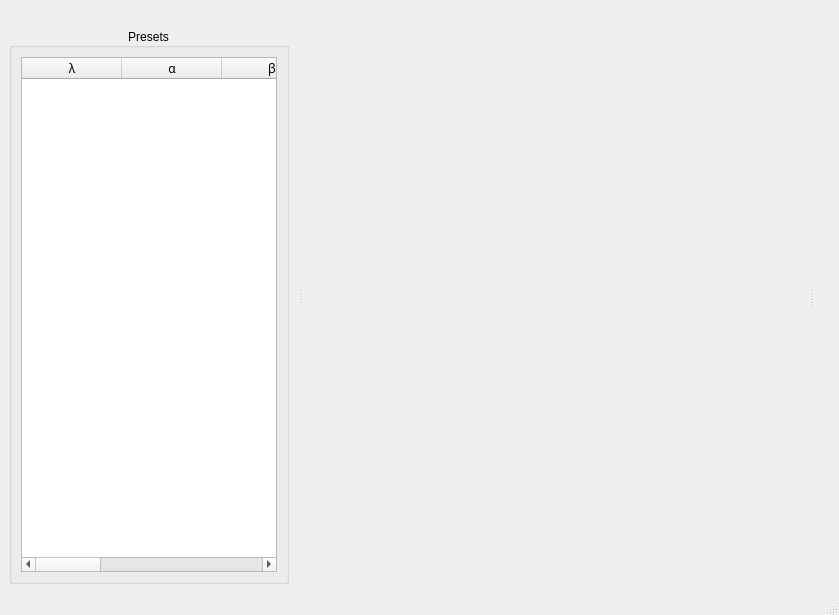
<?xml version="1.0" encoding="UTF-8"?>
<ui version="4.0">
 <class>MainWindow</class>
 <widget class="QMainWindow" name="MainWindow">
  <property name="geometry">
   <rect>
    <x>0</x>
    <y>0</y>
    <width>839</width>
    <height>615</height>
   </rect>
  </property>
  <property name="windowTitle">
   <string>Symmetric Icons</string>
  </property>
  <widget class="QWidget" name="centralwidget">
   <layout class="QHBoxLayout" name="horizontalLayout"/>
  </widget>
  <widget class="QMenuBar" name="menubar">
   <property name="geometry">
    <rect>
     <x>0</x>
     <y>0</y>
     <width>839</width>
     <height>21</height>
    </rect>
   </property>
  </widget>
  <widget class="QStatusBar" name="statusbar"/>
  <widget class="QDockWidget" name="dockPreset">
   <property name="features">
    <set>QDockWidget::NoDockWidgetFeatures</set>
   </property>
   <property name="allowedAreas">
    <set>Qt::LeftDockWidgetArea</set>
   </property>
   <attribute name="dockWidgetArea">
    <number>1</number>
   </attribute>
   <widget class="QWidget" name="dockWidgetContents">
    <layout class="QHBoxLayout" name="horizontalLayout_2">
     <item>
      <widget class="QGroupBox" name="groupBox">
       <property name="title">
        <string>Presets</string>
       </property>
       <property name="alignment">
        <set>Qt::AlignCenter</set>
       </property>
       <property name="flat">
        <bool>false</bool>
       </property>
       <layout class="QVBoxLayout" name="verticalLayout">
        <item>
         <widget class="QTableWidget" name="presetTab">
          <property name="font">
           <font>
            <family>Courier 10 Pitch</family>
            <pointsize>9</pointsize>
           </font>
          </property>
          <attribute name="horizontalHeaderVisible">
           <bool>true</bool>
          </attribute>
          <attribute name="horizontalHeaderDefaultSectionSize">
           <number>100</number>
          </attribute>
          <attribute name="verticalHeaderVisible">
           <bool>false</bool>
          </attribute>
          <column>
           <property name="text">
            <string>λ</string>
           </property>
          </column>
          <column>
           <property name="text">
            <string>α</string>
           </property>
          </column>
          <column>
           <property name="text">
            <string>β</string>
           </property>
          </column>
          <column>
           <property name="text">
            <string>γ</string>
           </property>
          </column>
          <column>
           <property name="text">
            <string>ω</string>
           </property>
          </column>
          <column>
           <property name="text">
            <string>sym</string>
           </property>
          </column>
          <column>
           <property name="text">
            <string>scale</string>
           </property>
          </column>
         </widget>
        </item>
       </layout>
      </widget>
     </item>
    </layout>
   </widget>
  </widget>
  <widget class="QDockWidget" name="dockImage">
   <property name="features">
    <set>QDockWidget::NoDockWidgetFeatures</set>
   </property>
   <property name="allowedAreas">
    <set>Qt::RightDockWidgetArea</set>
   </property>
   <attribute name="dockWidgetArea">
    <number>2</number>
   </attribute>
   <widget class="QWidget" name="dockWidgetContents_2">
    <layout class="QHBoxLayout" name="horizontalLayout_3">
     <item>
      <widget class="QSymmetricIcon" name="si" native="true"/>
     </item>
    </layout>
   </widget>
  </widget>
 </widget>
 <customwidgets>
  <customwidget>
   <class>QSymmetricIcon</class>
   <extends>QWidget</extends>
   <header>qsymmetricicon.h</header>
   <container>1</container>
   <slots>
    <slot>setPreset(int)</slot>
    <slot>setPreset(int,int)</slot>
    <slot>entered(QModelIndex)</slot>
   </slots>
  </customwidget>
 </customwidgets>
 <resources/>
 <connections>
  <connection>
   <sender>presetTab</sender>
   <signal>cellClicked(int,int)</signal>
   <receiver>MainWindow</receiver>
   <slot>cellClicked(int,int)</slot>
   <hints>
    <hint type="sourcelabel">
     <x>192</x>
     <y>372</y>
    </hint>
    <hint type="destinationlabel">
     <x>327</x>
     <y>571</y>
    </hint>
   </hints>
  </connection>
 </connections>
 <slots>
  <slot>cellClicked(int,int)</slot>
 </slots>
</ui>
